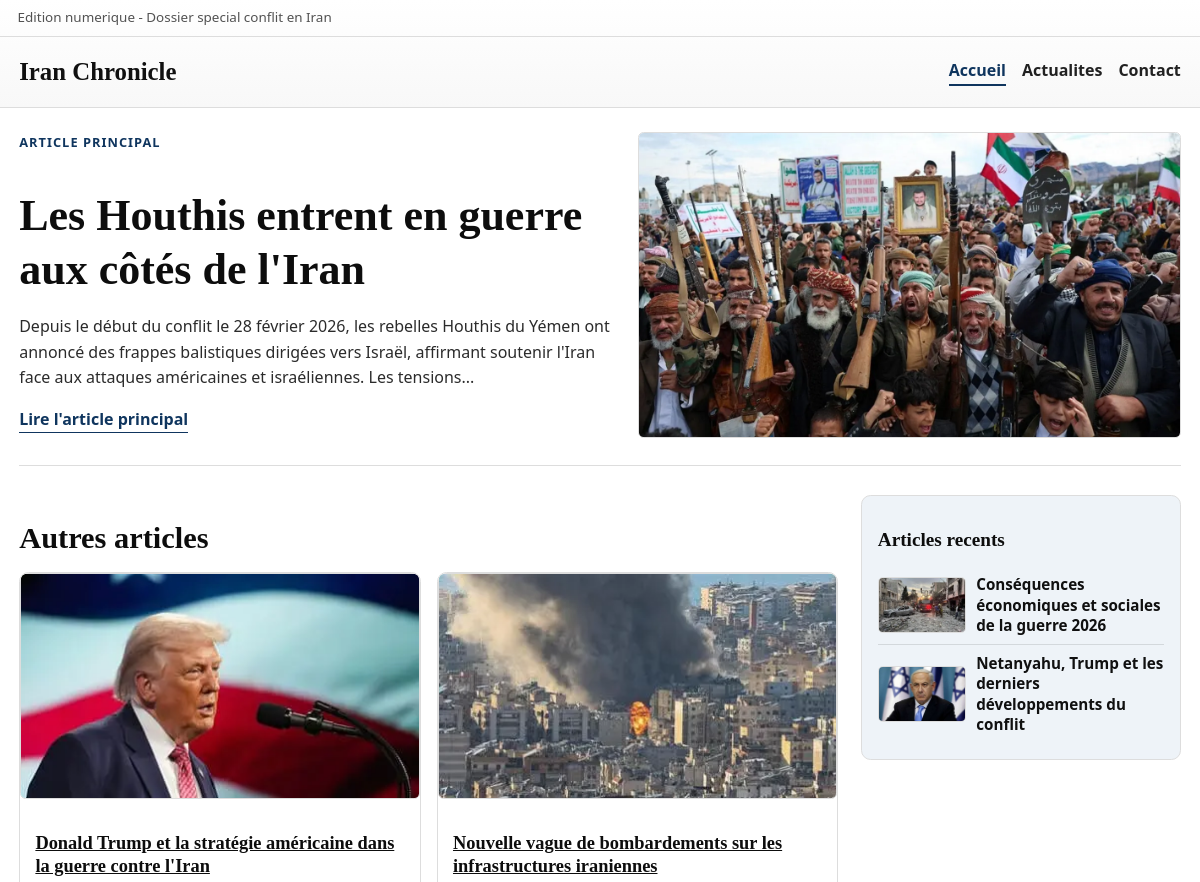
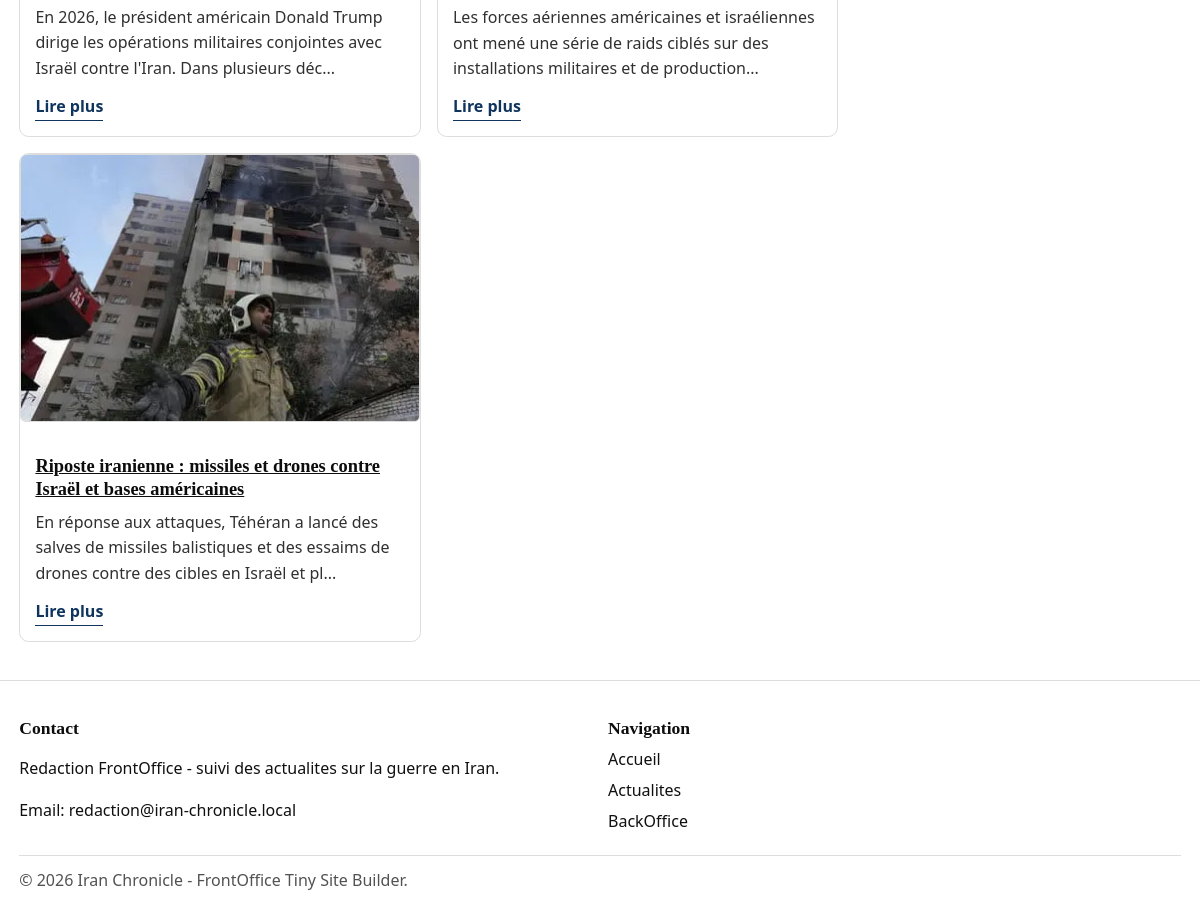
The page / on the database its author committed (2 pictures, top to bottom).
### tables this page shows
CREATE TABLE article_images (
  id INT UNSIGNED AUTO_INCREMENT PRIMARY KEY,
  article_id INT UNSIGNED NOT NULL,
  image_kind ENUM('main', 'thumb') NOT NULL DEFAULT 'main',
  image_path VARCHAR(255) NOT NULL,
  image_alt VARCHAR(255) DEFAULT NULL,
  sort_order TINYINT UNSIGNED NOT NULL DEFAULT 1,
  created_at TIMESTAMP NOT NULL DEFAULT CURRENT_TIMESTAMP,
  CONSTRAINT fk_article_images_article
    FOREIGN KEY (article_id) REFERENCES articles(id)
    ON DELETE CASCADE,
  UNIQUE KEY uq_article_kind (article_id, image_kind),
  KEY idx_article_images_article_id (article_id)
);

CREATE TABLE articles (
  id INT UNSIGNED AUTO_INCREMENT PRIMARY KEY,
  title VARCHAR(255) NOT NULL,
  slug VARCHAR(255) NOT NULL UNIQUE,
  content TEXT NOT NULL,
  is_published TINYINT(1) NOT NULL DEFAULT 1,
  created_at TIMESTAMP NOT NULL DEFAULT CURRENT_TIMESTAMP,
  updated_at TIMESTAMP NOT NULL DEFAULT CURRENT_TIMESTAMP ON UPDATE CURRENT_TIMESTAMP
);

### src/includes/front_helpers.php (called while the page is built, shortened)
<?php
function h($value)
{
    return htmlspecialchars((string)$value, ENT_QUOTES, 'UTF-8');
}
function front_excerpt($text, $maxLength = 180)
{
    $plain = trim((string)preg_replace('/\s+/', ' ', strip_tags((string)$text)));
    return rtrim(substr($plain, 0, $maxLength - 1)) . '...';
}
function front_article_url($article)
{
    $id = isset($article['id']) ? (int)$article['id'] : 0;
    $page = 1;
    $rubrique = isset($article['rubrique']) ? (int)$article['rubrique'] : 5;
    return '/articles/guerre-iran-article-' . $id . '-' . $page . '-' . $rubrique . '.html';
}
function front_article_alt($article, $fallback = 'actualite guerre iran')
{
    if (!empty($article['image_alt'])) {
        return (string)$article['image_alt'];
    }
    return $fallback;
}
function front_article_thumb_alt($article, $fallback = 'actualite guerre iran')
{
    if (!empty($article['image_thumb_alt'])) {
        return (string)$article['image_thumb_alt'];
    }
    return front_article_alt($article, $fallback);
}
function front_local_image_url($rawPath)
{
    $path = trim((string)$rawPath);
    $normalized = '/' . ltrim($path, '/');
    $fullPath = dirname(__DIR__) . str_replace('/', DIRECTORY_SEPARATOR, $normalized);
    if (is_file($fullPath)) {
        return $normalized;
    }
    return null;
}
function front_article_image_src($article, $width, $height, $fallbackAlt = 'actualite guerre iran')
{
    $local = front_local_image_url(isset($article['image_url']) ? $article['image_url'] : '');
    if ($local !== null) {
        return $local;
    }
    return front_svg_placeholder(front_article_alt($article, $fallbackAlt), $width, $height);
}
function front_article_thumb_src($article, $width, $height, $fallbackAlt = 'actualite guerre iran')
{
    $thumbLocalFromDb = front_local_image_url(isset($article['image_thumb_url']) ? $article['image_thumb_url'] : '');
    if ($thumbLocalFromDb !== null) {
        return $thumbLocalFromDb;
    }
    return front_article_image_src($article, $width, $height, $fallbackAlt);
}
function front_fetch_articles_by_ids($ids)
{
    $cleanIds = array();
    foreach ($ids as $id) {
        $num = (int)$id;
        if ($num > 0) {
            $cleanIds[] = $num;
        }
    }
    $pdo = db();
    $placeholders = implode(',', array_fill(0, count($cleanIds), '?'));
    $rows = array();
    try {
        $sql = "SELECT
                    a.id,
                    a.title,
                    a.slug,
                    a.content,
                    ai_main.image_path AS image_url,
                    COALESCE(ai_thumb.image_path, '') AS image_thumb_url,
                    COALESCE(NULLIF(ai_main.image_alt, ''), a.title) AS image_alt,
                    COALESCE(NULLIF(ai_thumb.image_alt, ''), NULLIF(ai_main.image_alt, ''), a.title) AS image_thumb_alt,
                    a.created_at,
                    a.updated_at
                FROM articles a
                LEFT JOIN article_images ai_main
                    ON ai_main.article_id = a.id AND ai_main.image_kind = 'main'
                LEFT JOIN article_images ai_thumb
                    ON ai_thumb.article_id = a.id AND ai_thumb.image_kind = 'thumb'
                WHERE a.is_published = 1 AND a.id IN (" . $placeholders . ")";
        $stmt = $pdo->prepare($sql);
        $stmt->execute($cleanIds);
        $rows = $stmt->fetchAll(PDO::FETCH_ASSOC);
    } catch (PDOException $exception) {
        try {
            $sql = "SELECT
                        a.id,
                        a.title,
                        a.slug,
                        a.content,
                        ai_main.image_path AS image_url,
                        COALESCE(ai_thumb.image_path, '') AS image_thumb_url,
                        COALESCE(NULLIF(ai_main.image_alt, ''), a.title) AS image_alt,
                        COALESCE(NULLIF(ai_thumb.image_alt, ''), NULLIF(ai_main.image_alt, ''), a.title) AS image_thumb_alt,
                        a.created_at,
                        a.updated_at
                    FROM articles a
                    LEFT JOIN article_images ai_main
                        ON ai_main.article_id = a.id AND ai_main.image_kind = 'main'
                    LEFT JOIN article_images ai_thumb
                        ON ai_thumb.article_id = a.id AND ai_thumb.image_kind = 'thumb'
                    WHERE a.id IN (" . $placeholders . ")";
            $stmt = $pdo->prepare($sql);
            $stmt->execute($cleanIds);
            $rows = $stmt->fetchAll(PDO::FETCH_ASSOC);
        } catch (PDOException $exception) {
            $sql = 'SELECT id, title, slug, content, NULL AS image_url, NULL AS image_thumb_url, title AS image_alt, title AS image_thumb_alt, created_at, updated_at FROM articles WHERE is_published = 1 AND id IN (' . $placeholders . ')';
            $stmt = $pdo->prepare($sql);
            $stmt->execute($cleanIds);
            $rows = $stmt->fetchAll(PDO::FETCH_ASSOC);
        }
    }
    $indexed = array();
    foreach ($rows as $row) {
        $indexed[(int)$row['id']] = $row;
    }
    $ordered = array();
    foreach ($cleanIds as $id) {
        if (isset($indexed[$id])) {
            $ordered[] = $indexed[$id];
        }
    }
    return $ordered;
}

### src/index.php (the view, shortened to what this page needs)
<?php
require_once __DIR__ . '/includes/front_helpers.php';
$featuredList = front_fetch_articles_by_ids(array(1));
$othersList = front_fetch_articles_by_ids(array(2, 3, 4));
$recentList = front_fetch_articles_by_ids(array(5, 6));
$featuredArticle = count($featuredList) > 0 ? $featuredList[0] : null;
$gridArticles = $othersList;
$recentArticles = $recentList;
include __DIR__ . '/includes/header.php';
?>
<main class="layout-main">
    <section class="hero-news" aria-labelledby="hero-title">
        <?php if ($featuredArticle): ?>
            <?php
            $heroMainSrc = front_article_image_src($featuredArticle, 1200, 760, 'conflit en iran article principal');
            $heroThumbSrc = front_article_thumb_src($featuredArticle, 860, 520, 'conflit en iran article principal');
            ?>
            <div class="hero-content">
                <p class="kicker">Article principal</p>
                <h1 id="hero-title"><?php echo h($featuredArticle['title']); ?></h1>
                <p class="hero-summary"><?php echo h(front_excerpt($featuredArticle['content'], 230)); ?></p>
                <a class="link-read" href="<?php echo h(front_article_url($featuredArticle)); ?>">Lire l'article principal</a>
            </div>
            <div class="hero-image-wrap">
                <picture>
                    <source media="(max-width: 980px)" srcset="<?php echo h($heroThumbSrc); ?>">
                    <img
                        src="<?php echo h($heroMainSrc); ?>"
                        alt="<?php echo h(front_article_alt($featuredArticle, 'conflit en iran article principal')); ?>"
                        width="1200"
                        height="760"
                        loading="eager"
                        fetchpriority="high"
                        decoding="async">
                </picture>
            </div>
        <?php endif; ?>
    </section>
    <div class="content-grid">
        <section id="actualites" class="articles-section" aria-labelledby="articles-title">
            <h2 id="articles-title">Autres articles</h2>
            <?php if (count($gridArticles) === 0): ?>
                <p class="empty-state">Aucun autre article disponible pour le moment.</p>
            <?php else: ?>
                <div class="cards-grid">
                    <?php foreach ($gridArticles as $article): ?>
                        <article class="news-card">
                            <a class="card-image-link" href="<?php echo h(front_article_url($article)); ?>">
                                <img
                                    src="<?php echo h(front_article_thumb_src($article, 860, 520, 'actualite guerre iran')); ?>"
                                    alt="<?php echo h(front_article_thumb_alt($article, 'actualite guerre iran')); ?>"
                                    width="860"
                                    height="520"
                                    loading="lazy"
                                    fetchpriority="low"
                                    decoding="async">
                            </a>
                            <div class="card-body">
                                <h3><a href="<?php echo h(front_article_url($article)); ?>"><?php echo h($article['title']); ?></a></h3>
                                <p><?php echo h(front_excerpt($article['content'], 140)); ?></p>
                                <a class="link-read" href="<?php echo h(front_article_url($article)); ?>">Lire plus</a>
                            </div>
                        </article>
                    <?php endforeach; ?>
                </div>
            <?php endif; ?>
        </section>
        <aside class="sidebar" aria-labelledby="sidebar-title">
            <h2 id="sidebar-title">Articles recents</h2>
            <ul>
                <?php foreach ($recentArticles as $recent): ?>
                    <li>
                        <a class="recent-link" href="<?php echo h(front_article_url($recent)); ?>">
                            <img
                                src="<?php echo h(front_article_thumb_src($recent, 240, 140, 'actualite recente guerre iran')); ?>"
                                alt="<?php echo h(front_article_thumb_alt($recent, 'actualite recente guerre iran')); ?>"
                                width="240"
                                height="140"
                                loading="lazy"
                                fetchpriority="low"
                                decoding="async">
                            <span><?php echo h($recent['title']); ?></span>
                        </a>
                    </li>
                <?php endforeach; ?>
            </ul>
        </aside>
    </div>
</main>
<?php include __DIR__ . '/includes/footer.php'; ?>

### src/css/style.css (style rules this page uses)
:root { --bg: #ffffff; --text: #101010; --muted: #525252; --line: #dddddd; --card: #ffffff; --accent: #0f355e; --accent-soft: #eef3f8; --shadow: 0 10px 24px rgba(10, 10, 10, 0.09); }
* { box-sizing: border-box; }
html, body { margin: 0; padding: 0; background: var(--bg); color: var(--text); }
body { font-family: "Segoe UI", Arial, sans-serif; line-height: 1.6; }
a { color: inherit; }
h1, h2, h3 { font-family: Georgia, "Times New Roman", serif; line-height: 1.24; color: #0d0d0d; }
h1 { font-size: clamp(1.65rem, 4vw, 2.75rem); margin-bottom: 0.9rem; }
h2 { font-size: clamp(1.25rem, 3vw, 1.9rem); margin-bottom: 0.9rem; }
h3 { font-size: 1.15rem; margin-bottom: 0.55rem; }
.layout-main { max-width: 1200px; margin: 1.5rem auto 2.2rem; padding: 0 1.2rem; }
.hero-news { display: grid; grid-template-columns: 1.1fr 1fr; gap: 1.4rem; border-bottom: 1px solid var(--line); padding-bottom: 1.7rem; margin-bottom: 1.8rem; }
.kicker { margin: 0 0 0.55rem; text-transform: uppercase; letter-spacing: 0.08em; font-weight: 700; color: var(--accent); font-size: 0.8rem; }
.hero-summary { margin-bottom: 1rem; color: #2b2b2b; }
.hero-image-wrap img, .card-image-link img, .article-figure img { width: 100%; height: auto; display: block; object-fit: cover; border-radius: 0.35rem; border: 1px solid var(--line); background: #f4f4f4; }
.link-read { display: inline-block; text-decoration: none; color: var(--accent); border-bottom: 1px solid var(--accent); font-weight: 700; transition: transform 0.2s ease; }
.content-grid, .article-layout { display: grid; grid-template-columns: minmax(0, 1fr) 320px; gap: 1.4rem; }
.cards-grid { display: grid; grid-template-columns: repeat(2, minmax(0, 1fr)); gap: 1rem; }
.news-card { background: var(--card); border: 1px solid var(--line); border-radius: 0.6rem; overflow: hidden; transition: transform 0.25s ease, box-shadow 0.25s ease; }
.card-body { padding: 0.95rem; }
.card-body p { margin-top: 0; margin-bottom: 0.8rem; color: #303030; }
.sidebar { border: 1px solid var(--line); border-radius: 0.6rem; padding: 1rem; background: var(--accent-soft); align-self: start; }
.sidebar h2 { font-size: 1.2rem; }
.sidebar ul { list-style: none; margin: 0; padding: 0; }
.sidebar li { border-bottom: 1px solid rgba(16, 16, 16, 0.12); padding: 0.5rem 0; }
.sidebar li:last-child { border-bottom: 0; }
.sidebar a { text-decoration: none; font-weight: 600; }
.recent-link { display: grid; grid-template-columns: 88px 1fr; gap: 0.65rem; align-items: center; }
.recent-link img { width: 88px; height: 56px; object-fit: cover; border-radius: 0.3rem; border: 1px solid var(--line); background: #f4f4f4; }
.recent-link span { font-size: 0.95rem; line-height: 1.35; }

### rows shown on the page
article_images: article.title "Les Houthis entrent en guerre aux côtés de l'Iran", article.content "Depuis le début du conflit le 28 février 2026, les rebelles Houthis du Yémen ont annoncé des frappes balistiques dirigées vers Israël, affirmant soutenir l'Iran face aux attaques américaines et israéliennes. Les tensions...", image_path (picture)
article_images: shows a picture, article.title "Donald Trump et la stratégie américaine dans la guerre contre l'Iran", article.content "En 2026, le président américain Donald Trump dirige les opérations militaires conjointes avec Israël contre l'Iran. Dans plusieurs déc..."
article_images: shows a picture, article.title "Nouvelle vague de bombardements sur les infrastructures iraniennes", article.content "Les forces aériennes américaines et israéliennes ont mené une série de raids ciblés sur des installations militaires et de production..."
article_images: shows a picture, article.title "Riposte iranienne : missiles et drones contre Israël et bases américaines", article.content "En réponse aux attaques, Téhéran a lancé des salves de missiles balistiques et des essaims de drones contre des cibles en Israël et pl..."
article_images: shows a picture, article.title "Conséquences économiques et sociales de la guerre 2026"
article_images: shows a picture, article.title "Netanyahu, Trump et les derniers développements du conflit"
